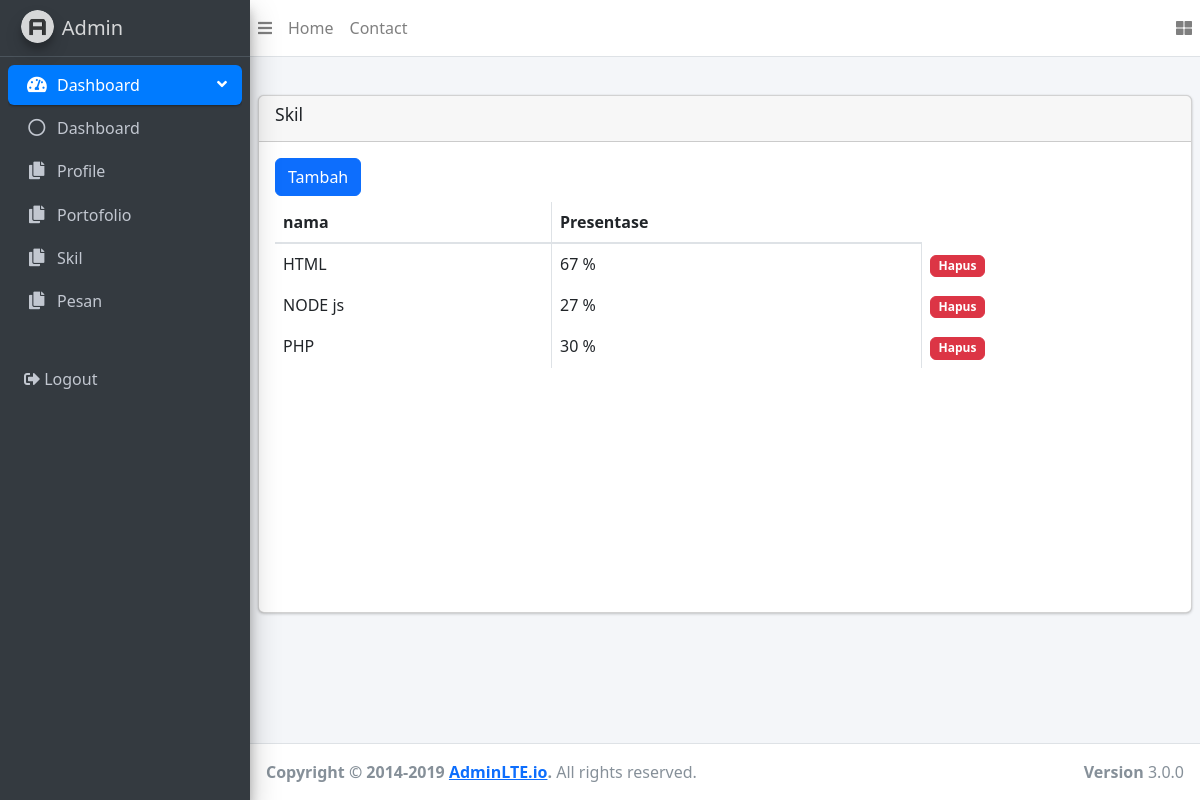
The page /admin/pages/layout/skil.php (signed in) on the database its author committed.
### tables this page shows
CREATE TABLE `tb_skil` (
  `id_skil` int NOT NULL,
  `nama_skil` varchar(50) NOT NULL,
  `presentase` int NOT NULL
);

### admin/pages/layout/skil.php (the view, shortened to what this page needs)
<?php
include "../../../db/koneksi.php";
?>
<!DOCTYPE html>
<html>
<head>
    <link rel="stylesheet" href="../../plugins/fontawesome-free/css/all.min.css">
    <link rel="stylesheet" href="https://code.ionicframework.com/ionicons/2.0.1/css/ionicons.min.css">
    <link rel="stylesheet" href="../../plugins/datatables-bs4/css/dataTables.bootstrap4.css">
    <link rel="stylesheet" href="../../dist/css/adminlte.min.css">
    <link rel="stylesheet" href="../../../asset/css/bootstrap.min.css">
</head>
<body class="hold-transition sidebar-mini">
    <div class="wrapper">
        <nav class="main-header navbar navbar-expand navbar-white navbar-light">
            <ul class="navbar-nav">
                <li class="nav-item">
                    <a class="nav-link" data-widget="pushmenu" href="#"><i class="fas fa-bars"></i></a>
                </li>
                <li class="nav-item d-none d-sm-inline-block">
                    <a href="../../index.html" class="nav-link">Home</a>
                </li>
                <li class="nav-item d-none d-sm-inline-block">
                    <a href="#" class="nav-link">Contact</a>
                </li>
            </ul>
            <ul class="navbar-nav ml-auto">
                <li class="nav-item">
                    <a class="nav-link" data-widget="control-sidebar" data-slide="true" href="#">
                        <i class="fas fa-th-large"></i>
                    </a>
                </li>
            </ul>
        </nav>
        <aside class="main-sidebar sidebar-dark-primary elevation-4">
            <a href="../../index.html" class="brand-link">
                <img src="../../dist/img/AdminLTELogo.png" alt="AdminLTE Logo" class="brand-image img-circle elevation-3" style="opacity: .8">
                <span class="brand-text font-weight-light">Admin</span>
            </a>
            <div class="sidebar">
                <nav class="mt-2">
                    <ul class="nav nav-pills nav-sidebar flex-column" data-widget="treeview" role="menu" data-accordion="false">
                        <li class="nav-item has-treeview menu-open">
                            <a href="#" class="nav-link active">
                                <i class="nav-icon fas fa-tachometer-alt"></i>
                                <p>
                                    Dashboard
                                    <i class="right fas fa-angle-left"></i>
                                </p>
                            </a>
                            <ul class="nav nav-treeview">
                                <li class="nav-item">
                                    <a href="../../index.php" class="nav-link">
                                        <i class="far fa-circle nav-icon"></i>
                                        <p>Dashboard</p>
                                    </a>
                                </li>
                            </ul>
                        </li>
                        <li class="nav-item has-treeview">
                            <a href="profile.php" class="nav-link">
                                <i class="nav-icon fas fa-copy"></i>
                                <p>
                                    Profile
                                </p>
                            </a>
                        </li>
                        <li class="nav-item has-treeview">
                            <a href="portofolio.php" class="nav-link">
                                <i class="nav-icon fas fa-copy"></i>
                                <p>
                                    Portofolio
                                </p>
                            </a>
                        </li>
                        <li class="nav-item has-treeview">
                            <a href="skil.php" class="nav-link">
                                <i class="nav-icon fas fa-copy"></i>
                                <p>
                                    Skil
                                </p>
                            </a>
                        </li>
                        <li class="nav-item has-treeview">
                            <a href="pesan.php" class="nav-link">
                                <i class="nav-icon fas fa-copy"></i>
                                <p>
                                    Pesan
                                </p>
                            </a>
                        </li>
                        <li class="nav-header"></li>
                        <li class="nav-item">
                            <a href="logout.php" class="nav-link">
                                <i class="fas fa-sign-out-alt"></i>
                                <p>
                                    Logout
                                </p>
                            </a>
                        </li>
                    </ul>
                </nav>
            </div>
        </aside>
        <div class="content-wrapper">
            <section class="content-header">
            </section>
            <section class="content">
                <div class="row">
                    <div class="col-12">
                        <div class="card">
                            <div class="card-header">
                                <h3 class="card-title">Skil</h3>
                            </div>
                            <div class="card-body">
                                <button type="button" class="btn btn-primary" data-bs-toggle="modal" data-bs-target="#exampleModal">
                                    Tambah
                                </button>
                                <div class="table-responsive" style="min-height: 400px;">
                                    <table id="example1" class="table table-bordered table-hover">
                                        <thead>
                                            <tr>
                                                <th>nama</th>
                                                <th>Presentase</th>
                                            </tr>
                                        </thead>
                                        <tbody>
                                            <?php
                                            $sql = mysqli_query($koneksi, "SELECT * FROM `tb_skil` ORDER BY id_skil DESC");
                                            while ($row = mysqli_fetch_array($sql)) { ?>
                                                <tr>
                                                    <td><?= $row['nama_skil']; ?></td>
                                                    <td><?= $row['presentase']; ?> %</td>
                                                    <td>
                                                        <a href="?id_hapus=<?= $row['id_skil']; ?>" onclick="return confirm('yakin ingin menghapus')" class="btn btn-danger badge">Hapus</a>
                                                    </td>
                                                </tr>
                                            <?php } ?>
                                        </tbody>
                                    </table>
                                </div>
                            </div>
                        </div>
                    </div>
                </div>
            </section>
        </div>
        <footer class="main-footer">
            <div class="float-right d-none d-sm-block">
                <b>Version</b> 3.0.0
            </div>
            <strong>Copyright &copy; 2014-2019 <a href="http://adminlte.io">AdminLTE.io</a>.</strong> All rights
            reserved.
        </footer>
    </div>
</body>
</html>

### rows shown on the page
tb_skil: nama_skil "HTML", presentase "67"
tb_skil: nama_skil "NODE js", presentase "27"
tb_skil: nama_skil "PHP", presentase "30"
